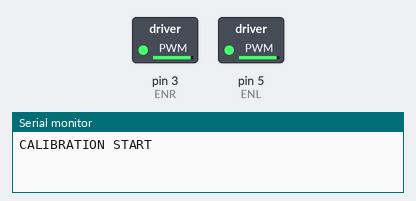
This sketch was run on a simulated Arduino Nano, built with avr-gcc and run on an emulated ATmega328P. Shown: switched loads named in the sketch (green lamp = pin HIGH), the last lines printed to the serial monitor. At 5.1 s the program stops and its outputs stay as they are.

Above: at 0.1 s.
At 5.1 s:
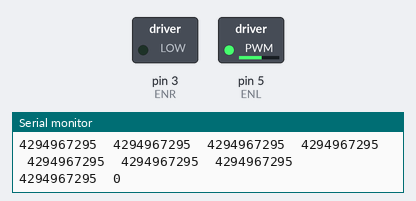
Timing chart, 0 to 6.6 s (numbered marks = the images above):
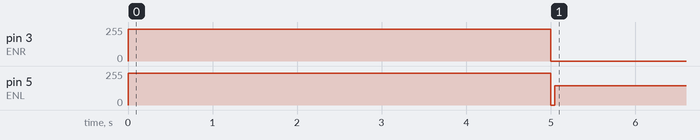

Measured:
- by itself, pin 5 (ENL): 240/255 → 144/255 at 5.0 s

The sketch:

CODE_A1.ino
```cpp
const int S1 = A0;
const int S2 = A1;
const int S3 = A2;
const int S4 = A3;
const int S5 = A4;
const int S6 = A5;
const int S7 = A6;
const int S8 = A7;

unsigned long int sensorValue1 = 0;
unsigned long int sensorValue2 = 0;
unsigned long int sensorValue3 = 0;
unsigned long int sensorValue4 = 0;
unsigned long int sensorValue5 = 0;
unsigned long int sensorValue6 = 0;
unsigned long int sensorValue7 = 0;
unsigned long int sensorValue8 = 0;

int sensorMin = 1023;
int sensorMax = 0;
int maxspeed = 400;
int rightmotorSpeed;
int leftmotorSpeed;
int motorspeed;
int ENL = 5; //PWM control for motor outputs 1 and 2 is on digital pin 10  (Left motor)
int ENR = 3; //PWM control for motor outputs 3 and 4 is on digital pin 11  (Right motor)
int L1 = 6;
int L2 = 7;
int R1 = 2 ;
int R2 = 4 ;
float Kp;
float Kd;
float error, lastError;

unsigned long int LINE;
unsigned long int SUM1;
unsigned long int SUM2 ;
void setup()
{
  Serial.begin(9600);
  Serial.println("CALIBRATION START");
  start();

  stopp();
  Serial.println("CALIBRATION DONE");
}
void start()
// auto calibration sweeping left/right, tune 'calSpeed' motor speed at declaration
{
  digitalWrite(L1, HIGH);
  digitalWrite(L2, LOW);
  analogWrite(ENL, 240);
  digitalWrite(R2, HIGH);
  digitalWrite(R1, LOW);
  analogWrite(ENR, 240);
   SENCAL();
}
void stopp()
// auto calibration sweeping left/right, tune 'calSpeed' motor speed at declaration
{
  digitalWrite(L1, HIGH);
  digitalWrite(L2, LOW);
  analogWrite(ENL, 0);
  digitalWrite(R2, HIGH);
  digitalWrite(R1, LOW);
  analogWrite(ENR, 0);
}

void loop()
{

  SVAL1();
  Serial.print("\t");
  SVAL2();
  Serial.print("\t");
  SVAL3();
  Serial.print("\t");
  SVAL4();
  Serial.print("\t");
  SVAL5();
  Serial.print("\t");
  SVAL6();
  Serial.print("\t");
  SVAL7();
  Serial.print("\t");
  SVAL8();
  Serial.print("\t");
  // Serial.print("\n");

  LINEPOSITION();
  Serial.print("\n");
  delay(100);
}

void SVAL1()
{
  sensorValue1 = analogRead(S1);
  sensorValue1 = map(sensorValue1, sensorMin, sensorMax, 0, 1000);
  //sensorValue1 = constrain(sensorValue1, 0, 1000);
  Serial.print( sensorValue1);
}
void SVAL2()
{
  sensorValue2 = analogRead(S2);
  sensorValue2 = map(sensorValue2, sensorMin, sensorMax, 0, 1000);
  //sensorValue2 = constrain(sensorValue2, 0, 1000);
  Serial.print(sensorValue2);
}
void SVAL3()
{
  sensorValue3 = analogRead(S3);
  sensorValue3 = map(sensorValue3, sensorMin, sensorMax, 0, 1000);
  //sensorValue3 = constrain(sensorValue3, 0, 1000);
  Serial.print(sensorValue3);
}
void SVAL4()
{
  sensorValue4 = analogRead(S4);
  sensorValue4 = map(sensorValue4, sensorMin, sensorMax, 0, 1000);
  //sensorValue4 = constrain(sensorValue4, 0, 1000);
  Serial.print(sensorValue4);
}
void SVAL5()
{
  sensorValue5 = analogRead(S5);
  sensorValue5 = map(sensorValue5, sensorMin, sensorMax, 0, 1000);
  // sensorValue5 = constrain(sensorValue5, 0, 1000);
  Serial.print(sensorValue5);
}
void SVAL6()
{
  sensorValue6 = analogRead(S6);
  sensorValue6 = map(sensorValue6, sensorMin, sensorMax, 0, 1000);
  //sensorValue6 = constrain(sensorValue6, 0, 1000);
  Serial.print(sensorValue6);
}
void SVAL7()
{
  sensorValue7 = analogRead(S7);
  sensorValue7 = map(sensorValue7, sensorMin, sensorMax, 0, 1000);
  //sensorValue7 = constrain(sensorValue7, 0, 1000);
  Serial.print(sensorValue7);
}
void SVAL8()
{
  sensorValue8 = analogRead(S8);
  sensorValue8 = map(sensorValue8, sensorMin, sensorMax, 0, 1000);
  //sensorValue8 = constrain(sensorValue8, 0, 1000);
  Serial.print(sensorValue8);
}
void LINEPOSITION()
{
  unsigned long int a = (0 * sensorValue1);
  // Serial.print(a);
  //Serial.print("\t");
  unsigned long int b = (1000 * sensorValue2);
  //Serial. print(b);
  //Serial.print("\t");
  unsigned long int c = (2 * 1000 * sensorValue3);
  //Serial.print(c);
  //Serial.print("\t");
  unsigned long int d = (3 * 1000 * sensorValue4);
  //Serial.print(d);
  //Serial.print("\t");
  unsigned long int e = (4 * 1000 * sensorValue5);
  //Serial.print(e);
  //Serial.print("\t");
  unsigned long int f = (5 * 1000 * sensorValue6);
  //Serial.print(f);
  //Serial.print("\t");
  unsigned long int g = (6 * 1000 * sensorValue7);
  //Serial.print(g);
  //Serial.print("\t");
  unsigned long int h = (7 * 1000 * sensorValue8);
  //Serial.println(h);
  //Serial.print("\t");
  SUM1 = (a + b + c + d + e + f + g + h);
  SUM2 = (sensorValue1 + sensorValue2 + sensorValue3 + sensorValue4 + sensorValue5 + sensorValue6 + sensorValue7 + sensorValue8);
  LINE = SUM1 / SUM2;
  /*Serial.print(SUM1);
    Serial.print("\t");
    Serial.print("\t");
    Serial.print(SUM2);
    Serial.print("\t");*/
  Serial.println(LINE);
  lastError = 0;

  while (1)
  {
    error = (float)LINE - 3500;
    // set the motor speed based on proportional and derivative PID terms
    // kp is the a floating-point proportional constant (maybe start with a value around 0.5)
    // kd is the floating-point derivative constant (maybe start with a value around 1)
    // note that when doing PID, it's very important you get your signs right, or else the
    // control loop will be unstable
    Kp = 3.5;
    Kd = 2;
    motorspeed = Kp * error + Kd * (error - lastError);
    lastError = error;
    //this codes limits the PV (motor speed pwm value)
    // limit PV to 55
    rightmotorSpeed = 200 + motorspeed;
    leftmotorSpeed = 200 - motorspeed;
    //set motor speeds
    set();
  }
}


void SENCAL()
{
  while (millis() < 5000)
  {
    /*sensorValue1 = analogRead(S1);
    sensorValue2 = analogRead(S2);
    sensorValue3 = analogRead(S3);
    sensorValue4 = analogRead(S4);
    sensorValue5 = analogRead(S5);
    sensorValue6 = analogRead(S6);
    sensorValue7 = analogRead(S7);
    sensorValue8 = analogRead(S8);*/
    //1
    // record the maximum sensor value
    if (sensorValue1 > sensorMax)
    {
      sensorMax = sensorValue1;
    }
    // record the minimum sensor value
    if (sensorValue1 < sensorMin)
    {
      sensorMin = sensorValue1;
    }
    //2
    // record the maximum sensor value
    if (sensorValue2 > sensorMax)
    {
      sensorMax = sensorValue2;
    }
    // record the minimum sensor value
    if (sensorValue2 < sensorMin)
    {
      sensorMin = sensorValue2;
    }
    //3
    // record the maximum sensor value
    if (sensorValue3 > sensorMax)
    {
      sensorMax = sensorValue3;
    }
    // record the minimum sensor value
    if (sensorValue3 < sensorMin)
    {
      sensorMin = sensorValue3;
    }
    //4
    // record the maximum sensor value
    if (sensorValue4 > sensorMax)
    {
      sensorMax = sensorValue4;
    }
    // record the minimum sensor value
    if (sensorValue4 < sensorMin)
    {
      sensorMin = sensorValue4;
    }
    //5
    // record the maximum sensor value
    if (sensorValue5 > sensorMax)
    {
      sensorMax = sensorValue5;
    }
    // record the minimum sensor value
    if (sensorValue5 < sensorMin)
    {
      sensorMin = sensorValue5;
    }
    //6
    // record the maximum sensor value
    if (sensorValue6 > sensorMax)
    {
      sensorMax = sensorValue6;
    }
    // record the minimum sensor value
    if (sensorValue6 < sensorMin)
    {
      sensorMin = sensorValue6;
    }
    //7
    // record the maximum sensor value
    if (sensorValue7 > sensorMax)
    {
      sensorMax = sensorValue7;
    }
    // record the minimum sensor value
    if (sensorValue7 < sensorMin)
    {
      sensorMin = sensorValue7;
    }
    //8
    // record the maximum sensor value
    if (sensorValue8 > sensorMax)
    {
      sensorMax = sensorValue8;
    }
    // record the minimum sensor value
    if (sensorValue8 < sensorMin)
    {
      sensorMin = sensorValue8;
    }
  }
}
void set()
{
  if (rightmotorSpeed > maxspeed)
  {
    rightmotorSpeed = maxspeed;
  }
  if (leftmotorSpeed > maxspeed)
  {
    leftmotorSpeed = maxspeed;
  }
  if (rightmotorSpeed < 0)
  {
    rightmotorSpeed = 0;
  }
  if (leftmotorSpeed < 0)
  {
    leftmotorSpeed = 0;
  }
  digitalWrite(L1, HIGH);
  digitalWrite(L2, LOW);
  analogWrite(ENL, leftmotorSpeed);
  digitalWrite(R2, LOW);
  digitalWrite(R1, HIGH);
  analogWrite(ENR, rightmotorSpeed);
}
```
